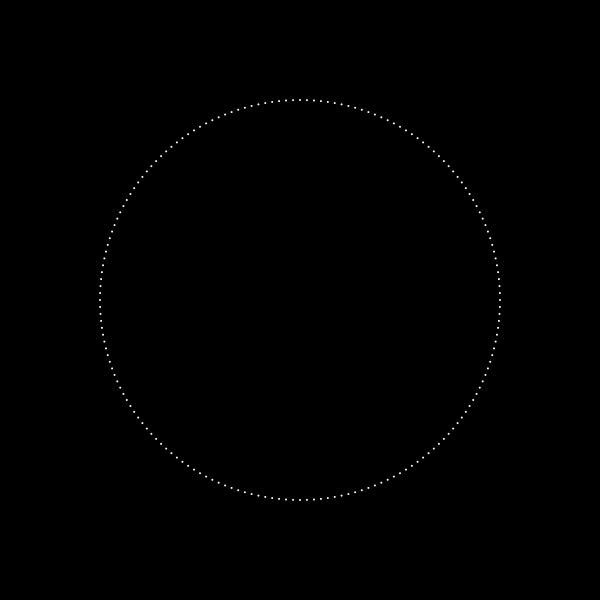
Frame 1 (no input)
Frame 2 (the mouse pressed at the canvas centre, redrawn once): identical to frame 1, image omitted

The Processing sketch that drew this single still picture (run headless with seeded random() and noise(); the mouse was pressed at the canvas centre and the sketch redrawn once):

// Processing sketch: lookup_table
// ── lookup_table.pde
// renaud.jean-francois(arobas)uqam(point)ca
// Syntaxe Processing version 3.0b6
// mardi, 29 septembre 2015
int reso = 180;
float [] [] pointsCercle = new float [reso][2]; // équivaut à {{x,y},{x,y},…}
float rayon = 200.0;

void setup() {
  size(600, 600);
  background(0);
  fill(255);
  noStroke();
  noLoop();
  
  for (int i=0; i<reso; i++) {
    // map(i,0,reso,0,TWO_PI);
    pointsCercle[i][0] = rayon * (cos(TWO_PI*(i/float(reso))));
    pointsCercle[i][1] = rayon * (sin(TWO_PI*(i/float(reso))));
  }
}

void draw() {
  background(0);
  translate(width/2, height/2);
  
  for (int i=0; i<reso; i++) {
    ellipse(pointsCercle[i][0], pointsCercle[i][1], 2, 2);
    //println("x : "+pointsCercle[i][0]);
    //println("y : "+pointsCercle[i][1]);
    //println();
  }
}
